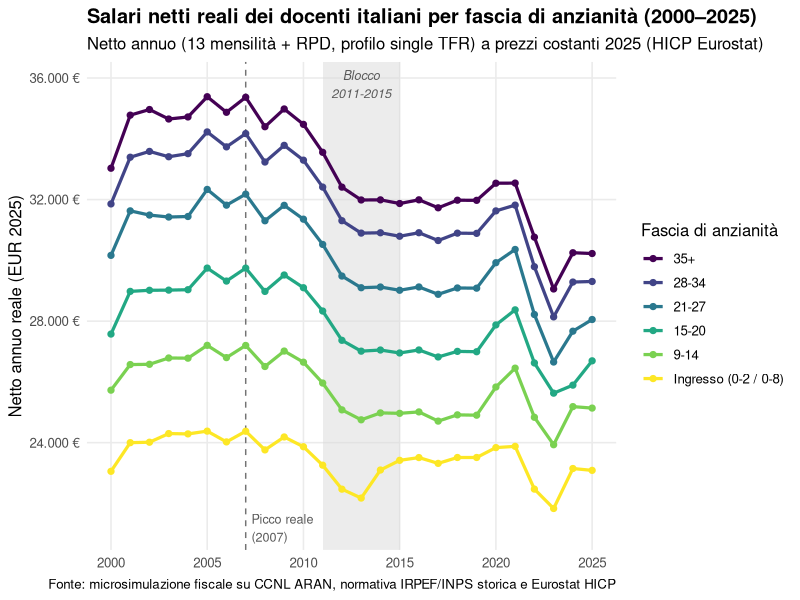
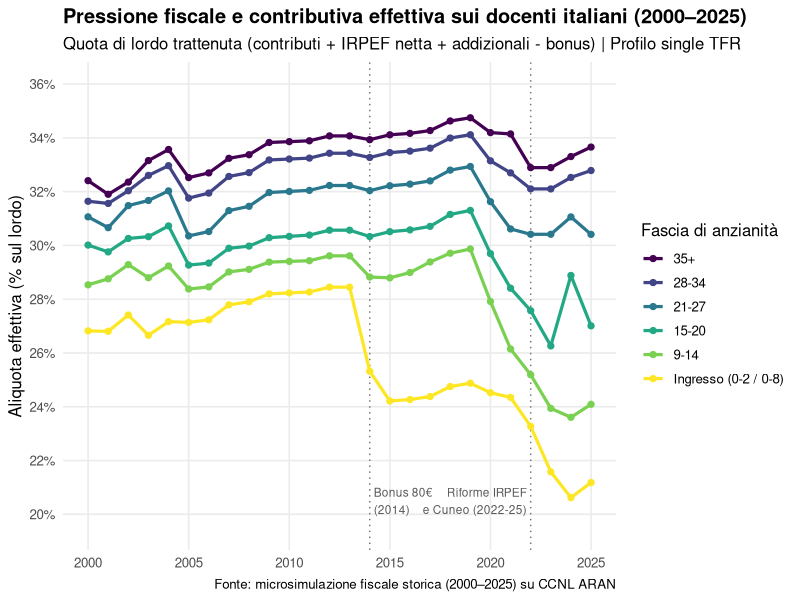
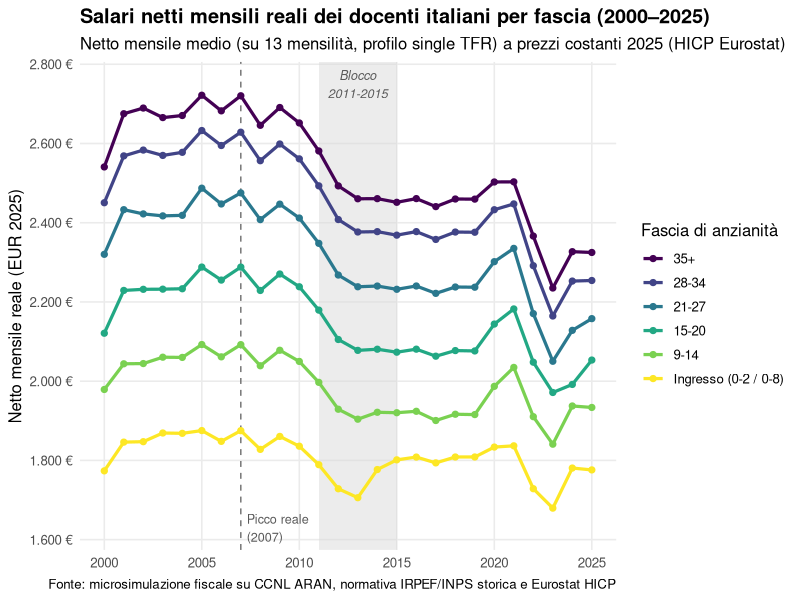
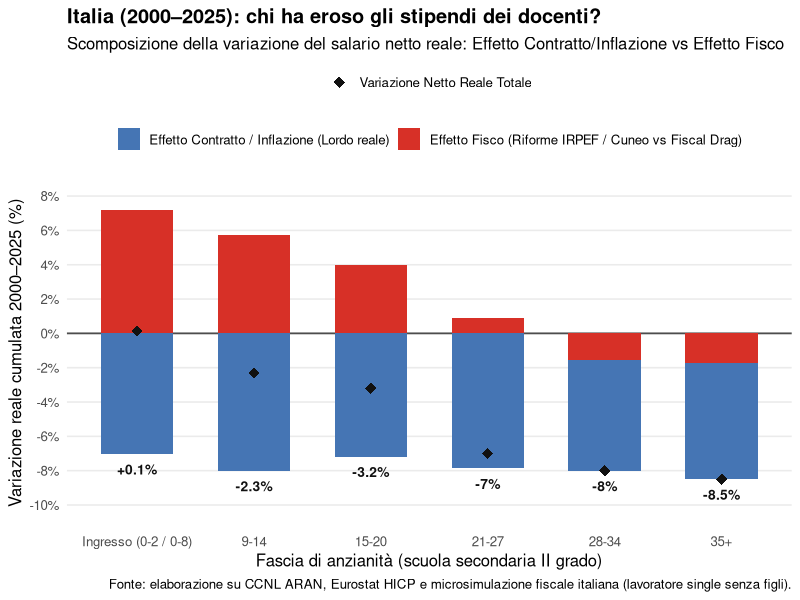
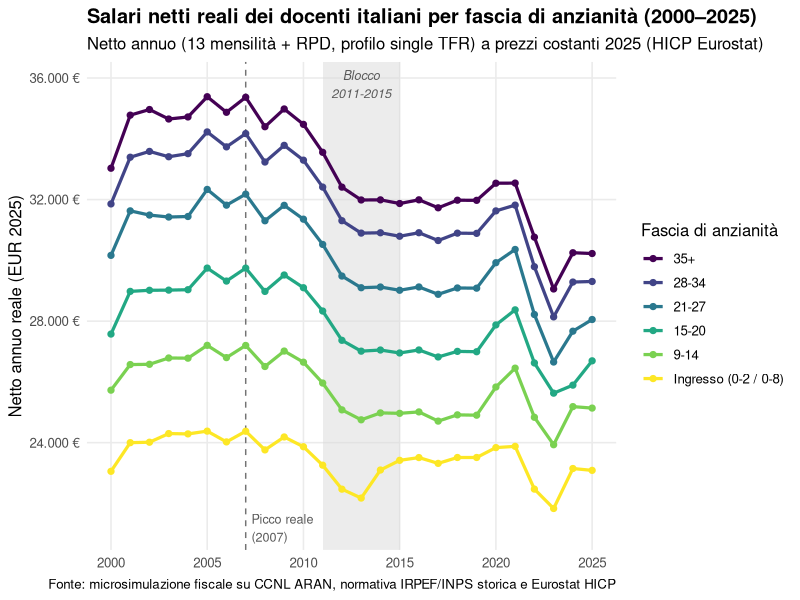
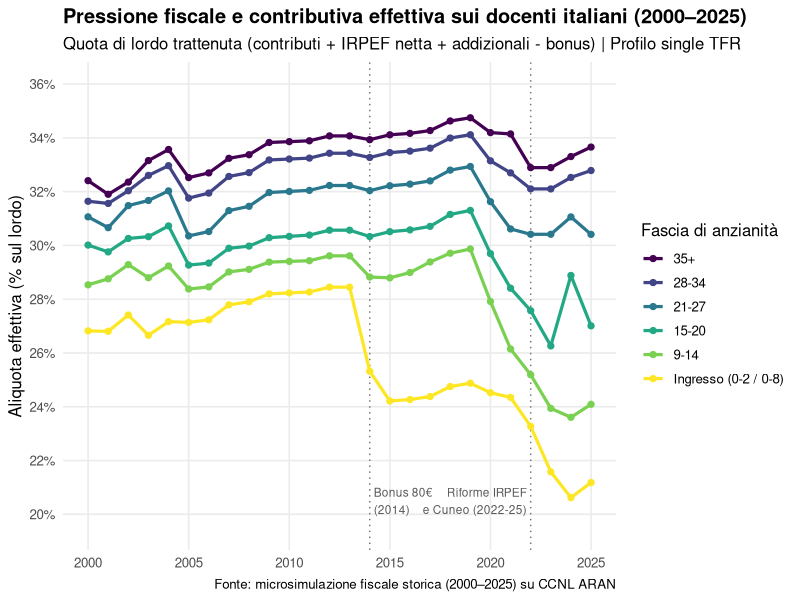
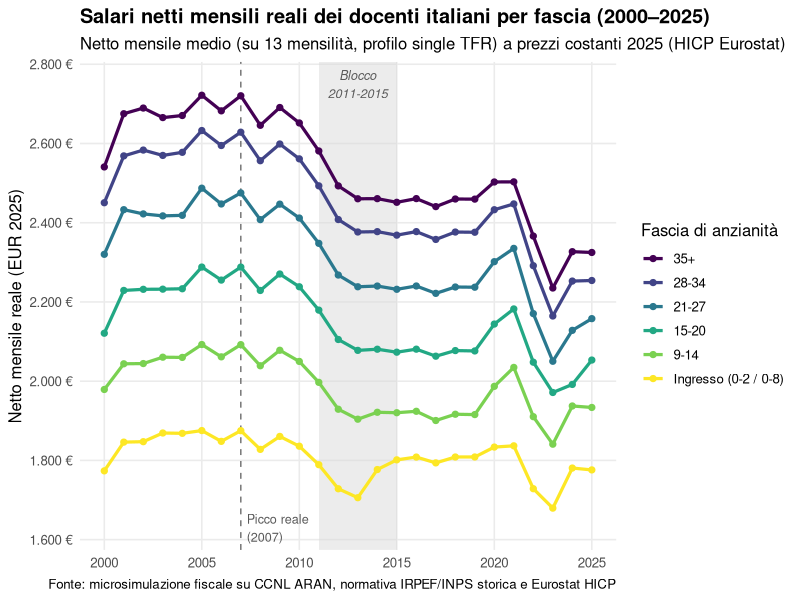
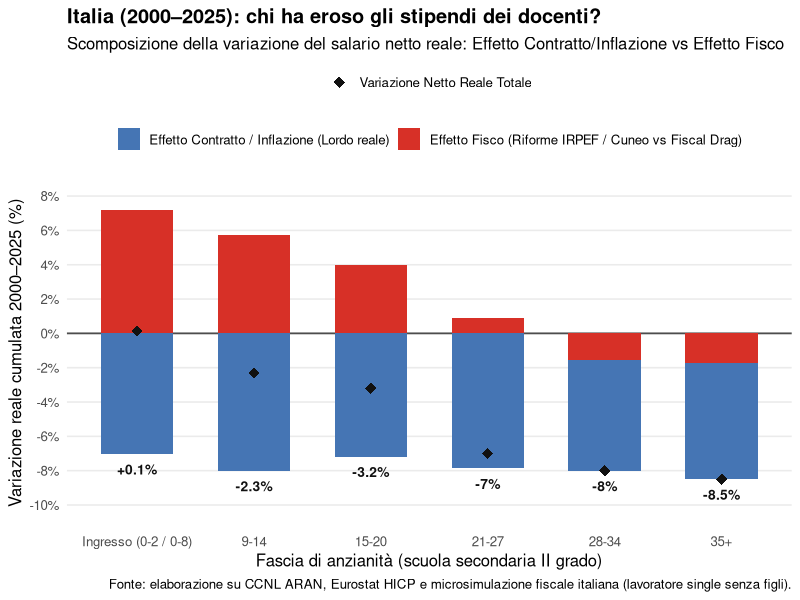

R code for these plots, in order:
# ==============================================================================
# 04_simulazione_netto_italia.R
# Microsimulazione fiscale storica (2000-2025) - Versione ad alta accuratezza
# Profilo standard: docente single senza carichi familiari, regime TFR
# ==============================================================================

library(tidyverse)
library(scales)

it_df <- read_csv("02_data_clean/ccnl_italia_pulito_2000_2027.csv", show_col_types = FALSE) %>%
  filter(anno <= 2025, !is.na(lordo_reale_2025))

# 1. IRPEF lorda storica (scaglioni e aliquote 2000-2025) ----------------------
calcola_irpef_lorda <- function(anno, imp_irpef) {
  if (imp_irpef <= 0) return(0)
  
  if (anno == 2000) {
    s <- c(0, 10329.14, 15493.71, 30987.41, 69721.68, Inf)
    a <- c(0.185, 0.255, 0.335, 0.395, 0.455)
  } else if (anno %in% 2001:2002) {
    s <- c(0, 10329.14, 15493.71, 30987.41, 69721.68, Inf)
    a <- c(0.18, 0.24, 0.32, 0.39, 0.45)
  } else if (anno %in% 2003:2004) {
    s <- c(0, 15000, 29000, 32600, 70000, Inf)
    a <- c(0.23, 0.29, 0.31, 0.39, 0.45)
  } else if (anno %in% 2005:2006) {
    s <- c(0, 26000, 33500, 100000, Inf)
    a <- c(0.23, 0.33, 0.39, 0.43)
  } else if (anno %in% 2007:2021) {
    s <- c(0, 15000, 28000, 55000, 75000, Inf)
    a <- c(0.23, 0.27, 0.38, 0.41, 0.43)
  } else if (anno %in% 2022:2023) {
    s <- c(0, 15000, 28000, 50000, Inf)
    a <- c(0.23, 0.25, 0.35, 0.43)
  } else { # 2024-2025
    s <- c(0, 28000, 50000, Inf)
    a <- c(0.23, 0.35, 0.43)
  }
  
  irpef <- 0
  for (i in seq_along(a)) {
    if (imp_irpef > s[i]) {
      irpef <- irpef + (min(imp_irpef, s[i + 1]) - s[i]) * a[i]
    }
  }
  return(irpef)
}

# 2. Detrazioni lavoro dipendente + Bonus storici (2000-2025) ------------------
calcola_detrazioni_e_bonus <- function(anno, imp) {
  detr  <- 0
  bonus <- 0
  
  if (anno %in% 2000:2002) {
    # Detrazione lavoro dipendente per scaglioni (pre-riforma Tremonti)
    detr <- case_when(
      imp <= 15494 ~ 826,
      imp <= 20658 ~ 620,
      imp <= 25823 ~ 516,
      imp <= 30987 ~ 413,
      imp <= 36152 ~ 310,
      TRUE         ~ 207
    )
  } else if (anno %in% 2003:2006) {
    # La No-Tax Area 2003-2006 è applicata come deduzione prima dell'IRPEF
    detr <- 0
  } else if (anno %in% 2007:2013) {
    detr <- case_when(
      imp <= 8000  ~ 1840,
      imp <= 15000 ~ 1338 + 502 * (15000 - imp) / 7000,
      imp <= 55000 ~ 1338 * (55000 - imp) / 40000,
      TRUE         ~ 0
    )
  } else if (anno %in% 2014:2021) {
    detr <- case_when(
      imp <= 8000  ~ 1880,
      imp <= 28000 ~ 978 + 902 * (28000 - imp) / 20000,
      imp <= 55000 ~ 978 * (55000 - imp) / 27000,
      TRUE         ~ 0
    )
    # Bonus Renzi 2014 (8 mesi: mag-dic, soglia 24k-26k)
    if (anno == 2014) {
      if (imp <= 24000) bonus <- 640
      else if (imp <= 26000) bonus <- 640 * (26000 - imp) / 2000
      # Bonus Renzi 2015-2017 (12 mesi, soglia 24k-26k)
    } else if (anno %in% 2015:2017) {
      if (imp <= 24000) bonus <- 960
      else if (imp <= 26000) bonus <- 960 * (26000 - imp) / 2000
      # Bonus Renzi 2018-2019 (12 mesi, soglia alzata a 24.6k-26.6k)
    } else if (anno %in% 2018:2019) {
      if (imp <= 24600) bonus <- 960
      else if (imp <= 26600) bonus <- 960 * (26600 - imp) / 2000
      # Anno di transizione 2020 (gen-giu 80€, lug-dic 100€ + ulteriore detrazione)
    } else if (anno == 2020) {
      b_h1 <- if (imp <= 24600) 480 else if (imp <= 26600) 480 * (26600 - imp) / 2000 else 0
      b_h2 <- if (imp <= 28000) 600 else 0
      bonus <- b_h1 + b_h2
      if (imp > 28000 && imp <= 35000) detr <- detr + 0.5 * (960 + 240 * (35000 - imp) / 7000)
      else if (imp > 35000 && imp <= 40000) detr <- detr + 0.5 * (960 * (40000 - imp) / 5000)
      # Trattamento integrativo 2021 (anno pieno)
    } else if (anno == 2021) {
      if (imp <= 28000) bonus <- 1200
      else if (imp <= 35000) detr <- detr + 960 + 240 * (35000 - imp) / 7000
      else if (imp <= 40000) detr <- detr + 960 * (40000 - imp) / 5000
    }
  } else if (anno %in% 2022:2023) {
    detr <- case_when(
      imp <= 15000 ~ 1880,
      imp <= 28000 ~ 1910 + 1190 * (28000 - imp) / 13000,
      imp <= 50000 ~ 1910 * (50000 - imp) / 22000,
      TRUE         ~ 0
    )
    if (imp > 25000 && imp <= 35000) detr <- detr + 65
  } else { # 2024-2025
    detr <- case_when(
      imp <= 15000 ~ 1955,
      imp <= 28000 ~ 1910 + 1190 * (28000 - imp) / 13000,
      imp <= 50000 ~ 1910 * (50000 - imp) / 22000,
      TRUE         ~ 0
    )
    if (imp > 25000 && imp <= 35000) detr <- detr + 65
    # Ulteriore detrazione Legge di Bilancio 2025 (sostituisce esonero IVS)
    if (anno == 2025) {
      if (imp > 20000 && imp <= 32000) detr <- detr + 1000
      else if (imp > 32000 && imp <= 40000) detr <- detr + 1000 * (40000 - imp) / 8000
    }
  }
  
  return(list(detr = detr, bonus = bonus))
}

# 3. Aliquota media storica addizionali regionali + comunali (stima MEF) -------
aliquota_addizionali <- function(anno) {
  case_when(
    anno %in% 2000:2001 ~ 0.011,
    anno %in% 2002:2006 ~ 0.013,
    anno %in% 2007:2011 ~ 0.015,
    anno %in% 2012:2014 ~ 0.017,
    TRUE                ~ 0.019
  )
}

# 4. Funzione completa Lordo -> Netto ------------------------------------------
simula_netto <- function(anno, lordo) {
  # Contributi dipendente pubblico (regime TFR standardizzato)
  aliq_contr <- ifelse(anno <= 2006, 0.0910, 0.0915)
  
  # Esonero contributivo IVS 2022-2024 (su base annua effettiva 12/13 mensilità)
  if (anno == 2022 && lordo <= 35000) {
    aliq_contr <- aliq_contr - 0.014 # 0.8% I sem + 2% II sem (incl. 13a)
  } else if (anno == 2023) {
    if (lordo <= 25000)      aliq_contr <- aliq_contr - 0.0485 # 3% (7m) + 7% (6m) / 13
    else if (lordo <= 35000) aliq_contr <- aliq_contr - 0.0385 # 2% (7m) + 6% (6m) / 13
  } else if (anno == 2024) {
    if (lordo <= 25000)      aliq_contr <- aliq_contr - (0.07 * 12 / 13) # no 13a
    else if (lordo <= 35000) aliq_contr <- aliq_contr - (0.06 * 12 / 13) # no 13a
  }
  
  contributi <- lordo * aliq_contr
  imponibile <- lordo - contributi
  
  # No-Tax Area 2003-2006: vera deduzione dall'imponibile prima degli scaglioni
  deduz_notax <- 0
  if (anno %in% 2003:2006) {
    deduz_notax <- pmin(7500, pmax(0, 7500 * (26000 + 7500 - imponibile) / 26000))
  }
  imp_irpef <- max(0, imponibile - deduz_notax)
  
  irpef_lorda <- calcola_irpef_lorda(anno, imp_irpef)
  db          <- calcola_detrazioni_e_bonus(anno, imponibile)
  irpef_netta <- max(0, irpef_lorda - db$detr)
  addizionali <- imp_irpef * aliquota_addizionali(anno)
  
  netto_annuo <- imponibile - irpef_netta - addizionali + db$bonus
  tibble(
    contributi       = contributi,
    irpef_netta      = irpef_netta,
    addizionali      = addizionali,
    netto_annuo      = netto_annuo,
    netto_mensile13  = netto_annuo / 13,
    aliquota_eff_pct = (1 - netto_annuo / lordo) * 100
  )
}

# 5. Applicazione a tutto il dataset 2000-2025 ---------------------------------
it_netto <- it_df %>%
  mutate(res = map2(anno, lordo_totale, simula_netto)) %>%
  unnest(res) %>%
  mutate(
    fattore_reale    = lordo_reale_2025 / lordo_totale,
    netto_reale_2025 = netto_annuo * fattore_reale
  )

# Controllo di validazione su anni chiave (Ingresso, 15-20, 35+)
cat("\n=== VALIDAZIONE NETTO REALE (PREZZI 2025) E ALIQUOTA EFFETTIVA ===\n")
it_netto %>%
  filter(
    fascia_std %in% c("Ingresso (0-2 / 0-8)", "15-20", "35+"),
    anno %in% c(2000, 2007, 2015, 2021, 2025)
  ) %>%
  select(fascia_std, anno, lordo_totale, netto_annuo, netto_mensile13,
         aliquota_eff_pct, netto_reale_2025) %>%
  mutate(
    across(c(lordo_totale, netto_annuo, netto_mensile13, netto_reale_2025), ~ round(.x, 0)),
    aliquota_eff_pct = round(aliquota_eff_pct, 1)
  ) %>%
  arrange(fascia_std, anno) %>%
  print(n = 20, width = Inf)
# ==============================================================================
# 6. Salvataggio dataset e Tabella Fiscal Drag (Picco 2007 vs 2025)
# ==============================================================================

fasce_ordine <- c("35+", "28-34", "21-27", "15-20", "9-14", "Ingresso (0-2 / 0-8)")

it_netto_plot <- it_netto %>%
  filter(fascia_std %in% fasce_ordine) %>%
  mutate(fascia_std = factor(fascia_std, levels = fasce_ordine))

write_csv(it_netto, "02_data_clean/italia_netto_2000_2025.csv")

# Quantificazione Fiscal Drag / Effetto Fiscale (Picco 2007 -> 2025)
tab_fiscal_drag <- it_netto_plot %>%
  filter(anno %in% c(2007, 2025)) %>%
  select(fascia_std, anno, lordo_reale_2025, netto_reale_2025, aliquota_eff_pct) %>%
  pivot_wider(
    names_from  = anno,
    values_from = c(lordo_reale_2025, netto_reale_2025, aliquota_eff_pct)
  ) %>%
  mutate(
    var_lordo_pct   = round((lordo_reale_2025_2025 / lordo_reale_2025_2007 - 1) * 100, 1),
    var_netto_pct   = round((netto_reale_2025_2025 / netto_reale_2025_2007 - 1) * 100, 1),
    delta_aliq_pp   = round(aliquota_eff_pct_2025 - aliquota_eff_pct_2007, 1),
    # Netto 2025 controfattuale se l'aliquota effettiva fosse rimasta quella del 2007
    netto_cf_2007   = lordo_reale_2025_2025 * (1 - aliquota_eff_pct_2007 / 100),
    effetto_fisco_eur = round(netto_reale_2025_2025 - netto_cf_2007, 0)
  ) %>%
  select(fascia_std, var_lordo_pct, var_netto_pct, delta_aliq_pp, effetto_fisco_eur) %>%
  arrange(fascia_std)

cat("\n=== IMPATTO FISCALE E FISCAL DRAG: PICCO 2007 vs 2025 ===\n")
cat("(effetto_fisco_eur < 0 = perdita da fiscal drag; > 0 = beneficio da riforme/detrazioni)\n")
print(tab_fiscal_drag, width = Inf)

# ==============================================================================
# 7. Grafico 5: Salari NETTI reali per fascia di anzianità (2000-2025)
# ==============================================================================

p5_netto <- ggplot(it_netto_plot, aes(x = anno, y = netto_reale_2025, color = fascia_std)) +
  annotate("rect", xmin = 2011, xmax = 2015, ymin = -Inf, ymax = Inf,
           fill = "grey85", alpha = 0.5) +
  annotate("text", x = 2013, y = 35800, label = "Blocco\n2011-2015",
           size = 3.2, fontface = "italic", color = "grey35") +
  geom_vline(xintercept = 2007, linetype = "dashed", color = "grey45") +
  annotate("text", x = 2007.3, y = 21200, label = "Picco reale\n(2007)",
           hjust = 0, size = 3.2, color = "grey35") +
  geom_line(linewidth = 1.1) +
  geom_point(size = 1.8) +
  scale_color_viridis_d(option = "viridis", direction = 1, name = "Fascia di anzianità") +
  scale_y_continuous(
    labels = label_number(big.mark = ".", suffix = " €"),
    breaks = seq(20000, 38000, by = 4000)
  ) +
  scale_x_continuous(breaks = seq(2000, 2025, by = 5)) +
  labs(
    title    = "Salari netti reali dei docenti italiani per fascia di anzianità (2000–2025)",
    subtitle = "Netto annuo (13 mensilità + RPD, profilo single TFR) a prezzi costanti 2025 (HICP Eurostat)",
    x        = NULL,
    y        = "Netto annuo reale (EUR 2025)",
    caption  = "Fonte: microsimulazione fiscale su CCNL ARAN, normativa IRPEF/INPS storica e Eurostat HICP"
  ) +
  theme_minimal(base_size = 12) +
  theme(
    plot.title       = element_text(face = "bold"),
    panel.grid.minor = element_blank()
  )

print(p5_netto)
ggsave("04_output/05_italia_netto_reale_2000_2025.png", p5_netto,
       width = 10, height = 6, dpi = 300, bg = "white")

# ==============================================================================
# 8. Grafico 6: Pressione fiscale e contributiva effettiva (2000-2025)
# ==============================================================================

p6_fisco <- ggplot(it_netto_plot, aes(x = anno, y = aliquota_eff_pct, color = fascia_std)) +
  geom_vline(xintercept = 2014, linetype = "dotted", color = "grey45") +
  annotate("text", x = 2014.2, y = 20.5, label = "Bonus 80€\n(2014)",
           hjust = 0, size = 3, color = "grey35") +
  geom_vline(xintercept = 2022, linetype = "dotted", color = "grey45") +
  annotate("text", x = 2021.8, y = 20.5, label = "Riforme IRPEF\ne Cuneo (2022-25)",
           hjust = 1, size = 3, color = "grey35") +
  geom_line(linewidth = 1.1) +
  geom_point(size = 1.8) +
  scale_color_viridis_d(option = "viridis", direction = 1, name = "Fascia di anzianità") +
  scale_y_continuous(
    labels = label_number(suffix = "%", accuracy = 1),
    breaks = seq(20, 36, by = 2),
    limits = c(19.5, 36)
  ) +
  scale_x_continuous(breaks = seq(2000, 2025, by = 5)) +
  labs(
    title    = "Pressione fiscale e contributiva effettiva sui docenti italiani (2000–2025)",
    subtitle = "Quota di lordo trattenuta (contributi + IRPEF netta + addizionali - bonus) | Profilo single TFR",
    x        = NULL,
    y        = "Aliquota effettiva (% sul lordo)",
    caption  = "Fonte: microsimulazione fiscale storica (2000–2025) su CCNL ARAN"
  ) +
  theme_minimal(base_size = 12) +
  theme(
    plot.title       = element_text(face = "bold"),
    panel.grid.minor = element_blank()
  )

print(p6_fisco)
ggsave("04_output/06_italia_pressione_fiscale_2000_2025.png", p6_fisco,
       width = 10, height = 6, dpi = 300, bg = "white")

cat("\nGrafici 05 e 06 salvati correttamente in 04_output/!\n")
# ==============================================================================
# 7b. Grafico 5b: Salari NETTI MENSILI reali (su 13 mensilità, 2000-2025)
# ==============================================================================

it_netto_plot <- it_netto_plot %>%
  mutate(netto_mensile_reale_2025 = netto_reale_2025 / 13)

p5b_netto_mensile <- ggplot(it_netto_plot, aes(x = anno, y = netto_mensile_reale_2025, color = fascia_std)) +
  annotate("rect", xmin = 2011, xmax = 2015, ymin = -Inf, ymax = Inf,
           fill = "grey85", alpha = 0.5) +
  annotate("text", x = 2013, y = 2750, label = "Blocco\n2011-2015",
           size = 3.2, fontface = "italic", color = "grey35") +
  geom_vline(xintercept = 2007, linetype = "dashed", color = "grey45") +
  annotate("text", x = 2007.3, y = 1630, label = "Picco reale\n(2007)",
           hjust = 0, size = 3.2, color = "grey35") +
  geom_line(linewidth = 1.1) +
  geom_point(size = 1.8) +
  scale_color_viridis_d(option = "viridis", direction = 1, name = "Fascia di anzianità") +
  scale_y_continuous(
    labels = label_number(big.mark = ".", suffix = " €"),
    breaks = seq(1600, 2800, by = 200)
  ) +
  scale_x_continuous(breaks = seq(2000, 2025, by = 5)) +
  labs(
    title    = "Salari netti mensili reali dei docenti italiani per fascia (2000–2025)",
    subtitle = "Netto mensile medio (su 13 mensilità, profilo single TFR) a prezzi costanti 2025 (HICP Eurostat)",
    x        = NULL,
    y        = "Netto mensile reale (EUR 2025)",
    caption  = "Fonte: microsimulazione fiscale su CCNL ARAN, normativa IRPEF/INPS storica e Eurostat HICP"
  ) +
  theme_minimal(base_size = 12) +
  theme(
    plot.title       = element_text(face = "bold"),
    panel.grid.minor = element_blank()
  )

print(p5b_netto_mensile)
ggsave("04_output/05b_italia_netto_mensile_reale_2000_2025.png", p5b_netto_mensile,
       width = 10, height = 6, dpi = 300, bg = "white")
# ==============================================================================
# Grafico 10: Scomposizione perdita reale 2000-2025 (Contratto vs Fisco)
# ==============================================================================

livelli_fasce <- c("Ingresso (0-2 / 0-8)", "9-14", "15-20", "21-27", "28-34", "35+")

df_scomp <- it_netto %>%
  filter(anno %in% c(2000, 2025), fascia_std %in% livelli_fasce) %>%
  select(fascia_std, anno, lordo_reale_2025, netto_reale_2025) %>%
  pivot_wider(
    names_from  = anno,
    values_from = c(lordo_reale_2025, netto_reale_2025)
  ) %>%
  mutate(
    fascia_std            = factor(fascia_std, levels = livelli_fasce),
    effetto_contratto_pct = (lordo_reale_2025_2025 - lordo_reale_2025_2000) / lordo_reale_2025_2000 * 100,
    var_netto_tot_pct     = (netto_reale_2025_2025 - netto_reale_2025_2000) / netto_reale_2025_2000 * 100,
    effetto_fisco_pct     = var_netto_tot_pct - effetto_contratto_pct
  ) %>%
  arrange(fascia_std)

cat("\n=== SCOMPOSIZIONE PERDITA REALE 2000-2025 (%) ===\n")
df_scomp %>%
  select(fascia_std, effetto_contratto_pct, effetto_fisco_pct, var_netto_tot_pct) %>%
  mutate(across(-fascia_std, ~ round(.x, 2))) %>%
  print(width = Inf)

df_scomp_long <- df_scomp %>%
  select(fascia_std, effetto_contratto_pct, effetto_fisco_pct) %>%
  pivot_longer(
    cols      = c(effetto_contratto_pct, effetto_fisco_pct),
    names_to  = "componente",
    values_to = "valore_pct"
  ) %>%
  mutate(
    componente = recode(
      componente,
      "effetto_contratto_pct" = "Effetto Contratto / Inflazione (Lordo reale)",
      "effetto_fisco_pct"     = "Effetto Fisco (Riforme IRPEF / Cuneo vs Fiscal Drag)"
    )
  )

p10_scomposizione <- ggplot() +
  geom_hline(yintercept = 0, color = "grey30", linewidth = 0.6) +
  geom_col(
    data     = df_scomp_long,
    aes(x = fascia_std, y = valore_pct, fill = componente),
    position = "stack",
    width    = 0.62
  ) +
  # Punto e valore della variazione NETTA totale
  geom_point(
    data  = df_scomp,
    aes(x = fascia_std, y = var_netto_tot_pct, shape = "Variazione Netto Reale Totale"),
    size  = 3.5,
    color = "#111111"
  ) +
  geom_text(
    data = df_scomp,
    aes(
      x     = fascia_std,
      y     = pmin(var_netto_tot_pct, effetto_contratto_pct) - 0.9,
      label = paste0(ifelse(var_netto_tot_pct > 0, "+", ""), round(var_netto_tot_pct, 1), "%")
    ),
    size     = 3.5,
    fontface = "bold",
    color    = "#111111"
  ) +
  scale_fill_manual(
    name   = NULL,
    values = c(
      "Effetto Contratto / Inflazione (Lordo reale)"         = "#4575b4",
      "Effetto Fisco (Riforme IRPEF / Cuneo vs Fiscal Drag)" = "#d73027"
    )
  ) +
  scale_shape_manual(
    name   = NULL,
    values = c("Variazione Netto Reale Totale" = 18)
  ) +
  scale_y_continuous(
    labels = label_percent(scale = 1, accuracy = 1),
    breaks = seq(-10, 8, by = 2),
    expand = expansion(mult = c(0.12, 0.12))
  ) +
  labs(
    title    = "Italia (2000–2025): chi ha eroso gli stipendi dei docenti?",
    subtitle = "Scomposizione della variazione del salario netto reale: Effetto Contratto/Inflazione vs Effetto Fisco",
    x        = "Fascia di anzianità (scuola secondaria II grado)",
    y        = "Variazione reale cumulata 2000–2025 (%)",
    caption  = "Fonte: elaborazione su CCNL ARAN, Eurostat HICP e microsimulazione fiscale italiana (lavoratore single senza figli)."
  ) +
  theme_minimal(base_size = 12) +
  theme(
    plot.title         = element_text(face = "bold"),
    panel.grid.minor   = element_blank(),
    panel.grid.major.x = element_blank(),
    legend.position    = "top",
    legend.box         = "vertical"
  )

print(p10_scomposizione)
ggsave("04_output/10_italia_scomposizione_contratto_vs_fisco.png", p10_scomposizione,
       width = 10.5, height = 6.2, dpi = 300, bg = "white")

cat("\nGrafico 10 salvato correttamente in 04_output/!\n")
